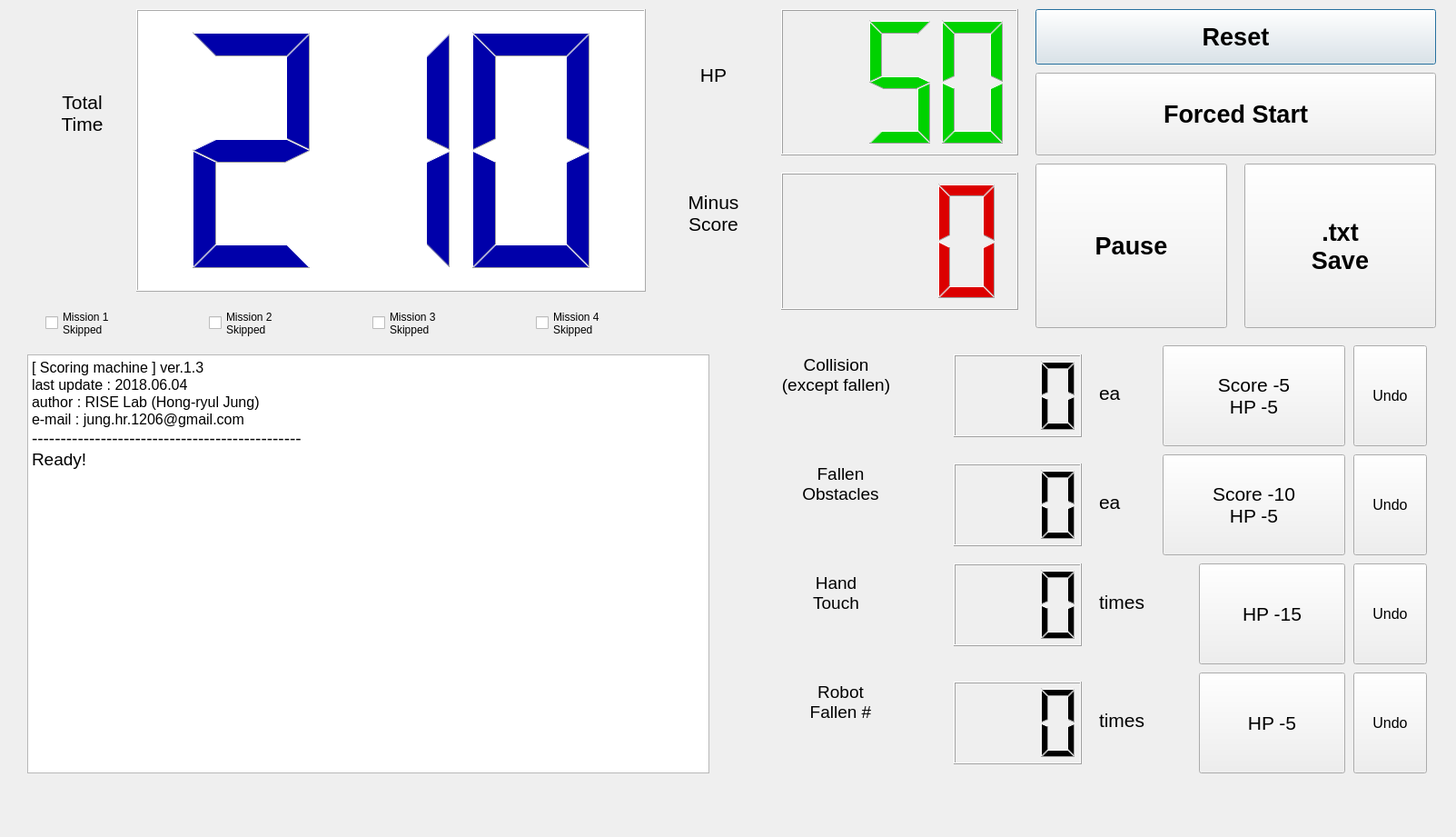
<?xml version="1.0" encoding="UTF-8"?>
<ui version="4.0">
 <class>Dialog</class>
 <widget class="QDialog" name="Dialog">
  <property name="geometry">
   <rect>
    <x>0</x>
    <y>0</y>
    <width>1603</width>
    <height>921</height>
   </rect>
  </property>
  <property name="windowTitle">
   <string>Dialog</string>
  </property>
  <widget class="QTextBrowser" name="textBrowser_log">
   <property name="geometry">
    <rect>
     <x>30</x>
     <y>390</y>
     <width>751</width>
     <height>461</height>
    </rect>
   </property>
   <property name="font">
    <font>
     <pointsize>12</pointsize>
    </font>
   </property>
   <property name="html">
    <string>&lt;!DOCTYPE HTML PUBLIC &quot;-//W3C//DTD HTML 4.0//EN&quot; &quot;http://www.w3.org/TR/REC-html40/strict.dtd&quot;&gt;
&lt;html&gt;&lt;head&gt;&lt;meta name=&quot;qrichtext&quot; content=&quot;1&quot; /&gt;&lt;style type=&quot;text/css&quot;&gt;
p, li { white-space: pre-wrap; }
&lt;/style&gt;&lt;/head&gt;&lt;body style=&quot; font-family:'MS Shell Dlg 2'; font-size:12pt; font-weight:400; font-style:normal;&quot;&gt;
&lt;p style=&quot; margin-top:0px; margin-bottom:0px; margin-left:0px; margin-right:0px; -qt-block-indent:0; text-indent:0px;&quot;&gt;[ Scoring machine ] ver.1.3&lt;/p&gt;
&lt;p style=&quot; margin-top:0px; margin-bottom:0px; margin-left:0px; margin-right:0px; -qt-block-indent:0; text-indent:0px;&quot;&gt;last update : 2018.06.04&lt;/p&gt;
&lt;p style=&quot; margin-top:0px; margin-bottom:0px; margin-left:0px; margin-right:0px; -qt-block-indent:0; text-indent:0px;&quot;&gt;author : RISE Lab (Hong-ryul Jung)&lt;/p&gt;
&lt;p style=&quot; margin-top:0px; margin-bottom:0px; margin-left:0px; margin-right:0px; -qt-block-indent:0; text-indent:0px;&quot;&gt;e-mail : jung.hr.1206@gmail.com&lt;/p&gt;
&lt;p style=&quot; margin-top:0px; margin-bottom:0px; margin-left:0px; margin-right:0px; -qt-block-indent:0; text-indent:0px;&quot;&gt;&lt;span style=&quot; font-size:14pt;&quot;&gt;-----------------------------------------------&lt;/span&gt;&lt;/p&gt;
&lt;p style=&quot; margin-top:0px; margin-bottom:0px; margin-left:0px; margin-right:0px; -qt-block-indent:0; text-indent:0px;&quot;&gt;&lt;span style=&quot; font-size:14pt;&quot;&gt;Ready!&lt;/span&gt;&lt;/p&gt;
&lt;p style=&quot;-qt-paragraph-type:empty; margin-top:0px; margin-bottom:0px; margin-left:0px; margin-right:0px; -qt-block-indent:0; text-indent:0px; font-size:14pt;&quot;&gt;&lt;br /&gt;&lt;/p&gt;&lt;/body&gt;&lt;/html&gt;</string>
   </property>
  </widget>
  <widget class="QLCDNumber" name="lcd_blue">
   <property name="geometry">
    <rect>
     <x>150</x>
     <y>10</y>
     <width>561</width>
     <height>311</height>
    </rect>
   </property>
   <property name="styleSheet">
    <string notr="true">QLCDNumber{
    color: rgb(0, 0, 170);    
    background-color: rgb(255, 255, 255);
}</string>
   </property>
   <property name="numDigits">
    <number>3</number>
   </property>
   <property name="intValue" stdset="0">
    <number>210</number>
   </property>
  </widget>
  <widget class="QLabel" name="label_2">
   <property name="geometry">
    <rect>
     <x>30</x>
     <y>100</y>
     <width>121</width>
     <height>131</height>
    </rect>
   </property>
   <property name="font">
    <font>
     <pointsize>16</pointsize>
    </font>
   </property>
   <property name="text">
    <string>Total
Time</string>
   </property>
   <property name="alignment">
    <set>Qt::AlignHCenter|Qt::AlignTop</set>
   </property>
  </widget>
  <widget class="QPushButton" name="pushButton">
   <property name="geometry">
    <rect>
     <x>1140</x>
     <y>10</y>
     <width>441</width>
     <height>61</height>
    </rect>
   </property>
   <property name="font">
    <font>
     <pointsize>20</pointsize>
     <weight>75</weight>
     <bold>true</bold>
    </font>
   </property>
   <property name="text">
    <string>Reset</string>
   </property>
  </widget>
  <widget class="QPushButton" name="pushButton_2">
   <property name="geometry">
    <rect>
     <x>1140</x>
     <y>180</y>
     <width>211</width>
     <height>181</height>
    </rect>
   </property>
   <property name="font">
    <font>
     <pointsize>20</pointsize>
     <weight>75</weight>
     <bold>true</bold>
    </font>
   </property>
   <property name="text">
    <string>Pause</string>
   </property>
  </widget>
  <widget class="QPushButton" name="pushButton_3">
   <property name="geometry">
    <rect>
     <x>1280</x>
     <y>380</y>
     <width>201</width>
     <height>111</height>
    </rect>
   </property>
   <property name="font">
    <font>
     <pointsize>16</pointsize>
    </font>
   </property>
   <property name="text">
    <string>Score -5
HP -5</string>
   </property>
  </widget>
  <widget class="QLCDNumber" name="lcd_green">
   <property name="geometry">
    <rect>
     <x>860</x>
     <y>10</y>
     <width>261</width>
     <height>161</height>
    </rect>
   </property>
   <property name="sizePolicy">
    <sizepolicy hsizetype="Minimum" vsizetype="Minimum">
     <horstretch>0</horstretch>
     <verstretch>0</verstretch>
    </sizepolicy>
   </property>
   <property name="styleSheet">
    <string notr="true">QLCDNumber{
    color: rgb(0, 210, 0);    
    background-color: rgb(255, 255, 255
);
}</string>
   </property>
   <property name="numDigits">
    <number>3</number>
   </property>
   <property name="intValue" stdset="0">
    <number>50</number>
   </property>
  </widget>
  <widget class="QLCDNumber" name="lcd_red">
   <property name="geometry">
    <rect>
     <x>860</x>
     <y>190</y>
     <width>261</width>
     <height>151</height>
    </rect>
   </property>
   <property name="styleSheet">
    <string notr="true">QLCDNumber{
    color: rgb(220, 0, 0);    
    background-color: rgb(255, 255, 255
);
}</string>
   </property>
   <property name="numDigits">
    <number>3</number>
   </property>
  </widget>
  <widget class="QLabel" name="label_3">
   <property name="geometry">
    <rect>
     <x>720</x>
     <y>70</y>
     <width>131</width>
     <height>61</height>
    </rect>
   </property>
   <property name="font">
    <font>
     <pointsize>16</pointsize>
    </font>
   </property>
   <property name="text">
    <string>HP</string>
   </property>
   <property name="alignment">
    <set>Qt::AlignHCenter|Qt::AlignTop</set>
   </property>
  </widget>
  <widget class="QLabel" name="label_4">
   <property name="geometry">
    <rect>
     <x>710</x>
     <y>210</y>
     <width>151</width>
     <height>111</height>
    </rect>
   </property>
   <property name="font">
    <font>
     <pointsize>16</pointsize>
    </font>
   </property>
   <property name="text">
    <string>Minus
Score</string>
   </property>
   <property name="alignment">
    <set>Qt::AlignHCenter|Qt::AlignTop</set>
   </property>
  </widget>
  <widget class="QLabel" name="label_5">
   <property name="geometry">
    <rect>
     <x>800</x>
     <y>390</y>
     <width>241</width>
     <height>91</height>
    </rect>
   </property>
   <property name="font">
    <font>
     <pointsize>14</pointsize>
    </font>
   </property>
   <property name="text">
    <string>Collision
(except fallen)</string>
   </property>
   <property name="alignment">
    <set>Qt::AlignHCenter|Qt::AlignTop</set>
   </property>
  </widget>
  <widget class="QLabel" name="label_7">
   <property name="geometry">
    <rect>
     <x>810</x>
     <y>630</y>
     <width>221</width>
     <height>101</height>
    </rect>
   </property>
   <property name="font">
    <font>
     <pointsize>14</pointsize>
    </font>
   </property>
   <property name="text">
    <string>Hand
Touch</string>
   </property>
   <property name="alignment">
    <set>Qt::AlignHCenter|Qt::AlignTop</set>
   </property>
  </widget>
  <widget class="QLabel" name="label_8">
   <property name="geometry">
    <rect>
     <x>810</x>
     <y>750</y>
     <width>231</width>
     <height>91</height>
    </rect>
   </property>
   <property name="font">
    <font>
     <pointsize>14</pointsize>
    </font>
   </property>
   <property name="text">
    <string>Robot
Fallen #</string>
   </property>
   <property name="alignment">
    <set>Qt::AlignHCenter|Qt::AlignTop</set>
   </property>
  </widget>
  <widget class="QPushButton" name="pushButton_4">
   <property name="geometry">
    <rect>
     <x>1280</x>
     <y>500</y>
     <width>201</width>
     <height>111</height>
    </rect>
   </property>
   <property name="font">
    <font>
     <pointsize>16</pointsize>
    </font>
   </property>
   <property name="text">
    <string>Score -10
HP -5</string>
   </property>
  </widget>
  <widget class="QPushButton" name="pushButton_5">
   <property name="geometry">
    <rect>
     <x>1320</x>
     <y>620</y>
     <width>161</width>
     <height>111</height>
    </rect>
   </property>
   <property name="font">
    <font>
     <pointsize>16</pointsize>
    </font>
   </property>
   <property name="text">
    <string>HP -15</string>
   </property>
  </widget>
  <widget class="QPushButton" name="pushButton_6">
   <property name="geometry">
    <rect>
     <x>1320</x>
     <y>740</y>
     <width>161</width>
     <height>111</height>
    </rect>
   </property>
   <property name="font">
    <font>
     <pointsize>16</pointsize>
    </font>
   </property>
   <property name="text">
    <string>HP -5</string>
   </property>
  </widget>
  <widget class="QPushButton" name="pushButton_7">
   <property name="geometry">
    <rect>
     <x>1490</x>
     <y>380</y>
     <width>81</width>
     <height>111</height>
    </rect>
   </property>
   <property name="font">
    <font>
     <pointsize>12</pointsize>
    </font>
   </property>
   <property name="text">
    <string>Undo</string>
   </property>
  </widget>
  <widget class="QPushButton" name="pushButton_8">
   <property name="geometry">
    <rect>
     <x>1490</x>
     <y>500</y>
     <width>81</width>
     <height>111</height>
    </rect>
   </property>
   <property name="font">
    <font>
     <pointsize>12</pointsize>
    </font>
   </property>
   <property name="text">
    <string>Undo</string>
   </property>
  </widget>
  <widget class="QPushButton" name="pushButton_9">
   <property name="geometry">
    <rect>
     <x>1490</x>
     <y>620</y>
     <width>81</width>
     <height>111</height>
    </rect>
   </property>
   <property name="font">
    <font>
     <pointsize>12</pointsize>
    </font>
   </property>
   <property name="text">
    <string>Undo</string>
   </property>
  </widget>
  <widget class="QPushButton" name="pushButton_10">
   <property name="geometry">
    <rect>
     <x>1490</x>
     <y>740</y>
     <width>81</width>
     <height>111</height>
    </rect>
   </property>
   <property name="font">
    <font>
     <pointsize>12</pointsize>
    </font>
   </property>
   <property name="text">
    <string>Undo</string>
   </property>
  </widget>
  <widget class="QLCDNumber" name="lcd_black_1">
   <property name="geometry">
    <rect>
     <x>1050</x>
     <y>390</y>
     <width>141</width>
     <height>91</height>
    </rect>
   </property>
   <property name="font">
    <font>
     <pointsize>8</pointsize>
    </font>
   </property>
   <property name="numDigits">
    <number>3</number>
   </property>
  </widget>
  <widget class="QLCDNumber" name="lcd_black_2">
   <property name="geometry">
    <rect>
     <x>1050</x>
     <y>510</y>
     <width>141</width>
     <height>91</height>
    </rect>
   </property>
   <property name="font">
    <font>
     <pointsize>8</pointsize>
    </font>
   </property>
   <property name="numDigits">
    <number>3</number>
   </property>
  </widget>
  <widget class="QLCDNumber" name="lcd_black_3">
   <property name="geometry">
    <rect>
     <x>1050</x>
     <y>620</y>
     <width>141</width>
     <height>91</height>
    </rect>
   </property>
   <property name="font">
    <font>
     <pointsize>8</pointsize>
    </font>
   </property>
   <property name="numDigits">
    <number>3</number>
   </property>
  </widget>
  <widget class="QLCDNumber" name="lcd_black_4">
   <property name="geometry">
    <rect>
     <x>1050</x>
     <y>750</y>
     <width>141</width>
     <height>91</height>
    </rect>
   </property>
   <property name="font">
    <font>
     <pointsize>8</pointsize>
    </font>
   </property>
   <property name="numDigits">
    <number>3</number>
   </property>
  </widget>
  <widget class="QLabel" name="label_10">
   <property name="geometry">
    <rect>
     <x>1210</x>
     <y>420</y>
     <width>51</width>
     <height>61</height>
    </rect>
   </property>
   <property name="font">
    <font>
     <pointsize>16</pointsize>
    </font>
   </property>
   <property name="text">
    <string>ea</string>
   </property>
   <property name="alignment">
    <set>Qt::AlignLeading|Qt::AlignLeft|Qt::AlignTop</set>
   </property>
  </widget>
  <widget class="QLabel" name="label_11">
   <property name="geometry">
    <rect>
     <x>1210</x>
     <y>540</y>
     <width>51</width>
     <height>61</height>
    </rect>
   </property>
   <property name="font">
    <font>
     <pointsize>16</pointsize>
    </font>
   </property>
   <property name="text">
    <string>ea</string>
   </property>
   <property name="alignment">
    <set>Qt::AlignLeading|Qt::AlignLeft|Qt::AlignTop</set>
   </property>
  </widget>
  <widget class="QLabel" name="label_12">
   <property name="geometry">
    <rect>
     <x>1210</x>
     <y>650</y>
     <width>101</width>
     <height>61</height>
    </rect>
   </property>
   <property name="font">
    <font>
     <pointsize>16</pointsize>
    </font>
   </property>
   <property name="text">
    <string>times</string>
   </property>
   <property name="alignment">
    <set>Qt::AlignLeading|Qt::AlignLeft|Qt::AlignTop</set>
   </property>
  </widget>
  <widget class="QLabel" name="label_13">
   <property name="geometry">
    <rect>
     <x>1210</x>
     <y>780</y>
     <width>101</width>
     <height>61</height>
    </rect>
   </property>
   <property name="font">
    <font>
     <pointsize>16</pointsize>
    </font>
   </property>
   <property name="text">
    <string>times</string>
   </property>
   <property name="alignment">
    <set>Qt::AlignLeading|Qt::AlignLeft|Qt::AlignTop</set>
   </property>
  </widget>
  <widget class="QCheckBox" name="checkBox">
   <property name="geometry">
    <rect>
     <x>50</x>
     <y>330</y>
     <width>161</width>
     <height>51</height>
    </rect>
   </property>
   <property name="text">
    <string>Mission 1
Skipped</string>
   </property>
   <property name="checked">
    <bool>false</bool>
   </property>
  </widget>
  <widget class="QCheckBox" name="checkBox_2">
   <property name="geometry">
    <rect>
     <x>230</x>
     <y>330</y>
     <width>141</width>
     <height>51</height>
    </rect>
   </property>
   <property name="text">
    <string>Mission 2
Skipped</string>
   </property>
  </widget>
  <widget class="QCheckBox" name="checkBox_3">
   <property name="geometry">
    <rect>
     <x>410</x>
     <y>330</y>
     <width>151</width>
     <height>51</height>
    </rect>
   </property>
   <property name="text">
    <string>Mission 3
Skipped</string>
   </property>
  </widget>
  <widget class="QCheckBox" name="checkBox_4">
   <property name="geometry">
    <rect>
     <x>590</x>
     <y>330</y>
     <width>151</width>
     <height>51</height>
    </rect>
   </property>
   <property name="text">
    <string>Mission 4
Skipped</string>
   </property>
   <property name="tristate">
    <bool>false</bool>
   </property>
  </widget>
  <widget class="QPushButton" name="pushButton_11">
   <property name="geometry">
    <rect>
     <x>1140</x>
     <y>80</y>
     <width>441</width>
     <height>91</height>
    </rect>
   </property>
   <property name="font">
    <font>
     <pointsize>20</pointsize>
     <weight>75</weight>
     <bold>true</bold>
    </font>
   </property>
   <property name="text">
    <string>Forced Start</string>
   </property>
  </widget>
  <widget class="QPushButton" name="pushButton_12">
   <property name="geometry">
    <rect>
     <x>1370</x>
     <y>180</y>
     <width>211</width>
     <height>181</height>
    </rect>
   </property>
   <property name="font">
    <font>
     <pointsize>20</pointsize>
     <weight>75</weight>
     <bold>true</bold>
    </font>
   </property>
   <property name="text">
    <string>.txt
Save</string>
   </property>
  </widget>
  <widget class="QLabel" name="label_14">
   <property name="geometry">
    <rect>
     <x>810</x>
     <y>510</y>
     <width>231</width>
     <height>101</height>
    </rect>
   </property>
   <property name="font">
    <font>
     <pointsize>14</pointsize>
    </font>
   </property>
   <property name="text">
    <string>Fallen
Obstacles</string>
   </property>
   <property name="alignment">
    <set>Qt::AlignHCenter|Qt::AlignTop</set>
   </property>
  </widget>
 </widget>
 <resources/>
 <connections>
  <connection>
   <sender>pushButton</sender>
   <signal>clicked()</signal>
   <receiver>Dialog</receiver>
   <slot>bt_reset()</slot>
   <hints>
    <hint type="sourcelabel">
     <x>1663</x>
     <y>111</y>
    </hint>
    <hint type="destinationlabel">
     <x>1676</x>
     <y>172</y>
    </hint>
   </hints>
  </connection>
  <connection>
   <sender>pushButton_2</sender>
   <signal>clicked()</signal>
   <receiver>Dialog</receiver>
   <slot>bt_pause()</slot>
   <hints>
    <hint type="sourcelabel">
     <x>1697</x>
     <y>250</y>
    </hint>
    <hint type="destinationlabel">
     <x>1714</x>
     <y>400</y>
    </hint>
   </hints>
  </connection>
  <connection>
   <sender>pushButton_3</sender>
   <signal>clicked()</signal>
   <receiver>Dialog</receiver>
   <slot>bt_1st()</slot>
   <hints>
    <hint type="sourcelabel">
     <x>1601</x>
     <y>559</y>
    </hint>
    <hint type="destinationlabel">
     <x>1642</x>
     <y>638</y>
    </hint>
   </hints>
  </connection>
  <connection>
   <sender>pushButton_7</sender>
   <signal>clicked()</signal>
   <receiver>Dialog</receiver>
   <slot>bt_1st_cancel()</slot>
   <hints>
    <hint type="sourcelabel">
     <x>1777</x>
     <y>554</y>
    </hint>
    <hint type="destinationlabel">
     <x>1786</x>
     <y>642</y>
    </hint>
   </hints>
  </connection>
  <connection>
   <sender>pushButton_4</sender>
   <signal>clicked()</signal>
   <receiver>Dialog</receiver>
   <slot>bt_2nd()</slot>
   <hints>
    <hint type="sourcelabel">
     <x>1530</x>
     <y>791</y>
    </hint>
    <hint type="destinationlabel">
     <x>1440</x>
     <y>862</y>
    </hint>
   </hints>
  </connection>
  <connection>
   <sender>pushButton_8</sender>
   <signal>clicked()</signal>
   <receiver>Dialog</receiver>
   <slot>bt_2nd_cancel()</slot>
   <hints>
    <hint type="sourcelabel">
     <x>1769</x>
     <y>799</y>
    </hint>
    <hint type="destinationlabel">
     <x>1738</x>
     <y>874</y>
    </hint>
   </hints>
  </connection>
  <connection>
   <sender>pushButton_5</sender>
   <signal>clicked()</signal>
   <receiver>Dialog</receiver>
   <slot>bt_3rd()</slot>
   <hints>
    <hint type="sourcelabel">
     <x>1588</x>
     <y>1005</y>
    </hint>
    <hint type="destinationlabel">
     <x>1430</x>
     <y>1096</y>
    </hint>
   </hints>
  </connection>
  <connection>
   <sender>pushButton_9</sender>
   <signal>clicked()</signal>
   <receiver>Dialog</receiver>
   <slot>bt_3rd_cancel()</slot>
   <hints>
    <hint type="sourcelabel">
     <x>1773</x>
     <y>1071</y>
    </hint>
    <hint type="destinationlabel">
     <x>1736</x>
     <y>1098</y>
    </hint>
   </hints>
  </connection>
  <connection>
   <sender>pushButton_6</sender>
   <signal>clicked()</signal>
   <receiver>Dialog</receiver>
   <slot>bt_4th()</slot>
   <hints>
    <hint type="sourcelabel">
     <x>1530</x>
     <y>1259</y>
    </hint>
    <hint type="destinationlabel">
     <x>1450</x>
     <y>1330</y>
    </hint>
   </hints>
  </connection>
  <connection>
   <sender>pushButton_10</sender>
   <signal>clicked()</signal>
   <receiver>Dialog</receiver>
   <slot>bt_4th_cancel()</slot>
   <hints>
    <hint type="sourcelabel">
     <x>1793</x>
     <y>1254</y>
    </hint>
    <hint type="destinationlabel">
     <x>1748</x>
     <y>1328</y>
    </hint>
   </hints>
  </connection>
  <connection>
   <sender>pushButton_11</sender>
   <signal>clicked()</signal>
   <receiver>Dialog</receiver>
   <slot>bt_force_start()</slot>
   <hints>
    <hint type="sourcelabel">
     <x>1640</x>
     <y>335</y>
    </hint>
    <hint type="destinationlabel">
     <x>1621</x>
     <y>394</y>
    </hint>
   </hints>
  </connection>
 </connections>
 <slots>
  <slot>bt_reset()</slot>
  <slot>bt_pause()</slot>
  <slot>bt_1st()</slot>
  <slot>bt_2nd()</slot>
  <slot>bt_3rd()</slot>
  <slot>bt_4th()</slot>
  <slot>bt_1st_cancel()</slot>
  <slot>bt_2nd_cancel()</slot>
  <slot>bt_3rd_cancel()</slot>
  <slot>bt_4th_cancel()</slot>
  <slot>bt_force_start()</slot>
 </slots>
</ui>
